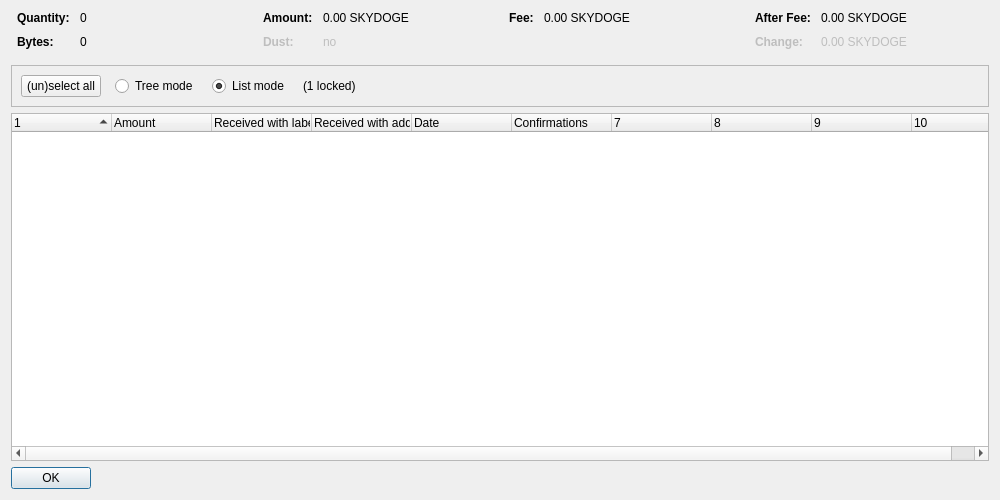
<?xml version="1.0" encoding="UTF-8"?>
<ui version="4.0">
 <class>CoinControlDialog</class>
 <widget class="QDialog" name="CoinControlDialog">
  <property name="geometry">
   <rect>
    <x>0</x>
    <y>0</y>
    <width>1000</width>
    <height>500</height>
   </rect>
  </property>
  <property name="windowTitle">
   <string>Coin Selection</string>
  </property>
  <layout class="QVBoxLayout" name="verticalLayout">
   <item>
    <layout class="QHBoxLayout" name="horizontalLayoutTop" stretch="0,0,0,0">
     <property name="topMargin">
      <number>0</number>
     </property>
     <property name="bottomMargin">
      <number>10</number>
     </property>
     <item>
      <layout class="QFormLayout" name="formLayoutCoinControl1">
       <property name="horizontalSpacing">
        <number>10</number>
       </property>
       <property name="verticalSpacing">
        <number>10</number>
       </property>
       <property name="leftMargin">
        <number>6</number>
       </property>
       <property name="rightMargin">
        <number>6</number>
       </property>
       <item row="0" column="0">
        <widget class="QLabel" name="labelCoinControlQuantityText">
         <property name="font">
          <font>
           <weight>75</weight>
           <bold>true</bold>
          </font>
         </property>
         <property name="text">
          <string>Quantity:</string>
         </property>
        </widget>
       </item>
       <item row="0" column="1">
        <widget class="QLabel" name="labelCoinControlQuantity">
         <property name="cursor">
          <cursorShape>IBeamCursor</cursorShape>
         </property>
         <property name="contextMenuPolicy">
          <enum>Qt::ActionsContextMenu</enum>
         </property>
         <property name="text">
          <string notr="true">0</string>
         </property>
         <property name="textInteractionFlags">
          <set>Qt::LinksAccessibleByMouse|Qt::TextSelectableByKeyboard|Qt::TextSelectableByMouse</set>
         </property>
        </widget>
       </item>
       <item row="1" column="0">
        <widget class="QLabel" name="labelCoinControlBytesText">
         <property name="font">
          <font>
           <weight>75</weight>
           <bold>true</bold>
          </font>
         </property>
         <property name="text">
          <string>Bytes:</string>
         </property>
        </widget>
       </item>
       <item row="1" column="1">
        <widget class="QLabel" name="labelCoinControlBytes">
         <property name="cursor">
          <cursorShape>IBeamCursor</cursorShape>
         </property>
         <property name="contextMenuPolicy">
          <enum>Qt::ActionsContextMenu</enum>
         </property>
         <property name="text">
          <string notr="true">0</string>
         </property>
         <property name="textInteractionFlags">
          <set>Qt::LinksAccessibleByMouse|Qt::TextSelectableByKeyboard|Qt::TextSelectableByMouse</set>
         </property>
        </widget>
       </item>
      </layout>
     </item>
     <item>
      <layout class="QFormLayout" name="formLayoutCoinControl2">
       <property name="horizontalSpacing">
        <number>10</number>
       </property>
       <property name="verticalSpacing">
        <number>10</number>
       </property>
       <property name="leftMargin">
        <number>6</number>
       </property>
       <property name="rightMargin">
        <number>6</number>
       </property>
       <item row="0" column="0">
        <widget class="QLabel" name="labelCoinControlAmountText">
         <property name="font">
          <font>
           <weight>75</weight>
           <bold>true</bold>
          </font>
         </property>
         <property name="text">
          <string>Amount:</string>
         </property>
        </widget>
       </item>
       <item row="0" column="1">
        <widget class="QLabel" name="labelCoinControlAmount">
         <property name="cursor">
          <cursorShape>IBeamCursor</cursorShape>
         </property>
         <property name="contextMenuPolicy">
          <enum>Qt::ActionsContextMenu</enum>
         </property>
         <property name="text">
          <string notr="true">0.00 SKYDOGE</string>
         </property>
         <property name="textInteractionFlags">
          <set>Qt::LinksAccessibleByMouse|Qt::TextSelectableByKeyboard|Qt::TextSelectableByMouse</set>
         </property>
        </widget>
       </item>
       <item row="1" column="0">
        <widget class="QLabel" name="labelCoinControlLowOutputText">
         <property name="enabled">
          <bool>false</bool>
         </property>
         <property name="font">
          <font>
           <weight>75</weight>
           <bold>true</bold>
          </font>
         </property>
         <property name="text">
          <string>Dust:</string>
         </property>
        </widget>
       </item>
       <item row="1" column="1">
        <widget class="QLabel" name="labelCoinControlLowOutput">
         <property name="enabled">
          <bool>false</bool>
         </property>
         <property name="cursor">
          <cursorShape>IBeamCursor</cursorShape>
         </property>
         <property name="contextMenuPolicy">
          <enum>Qt::ActionsContextMenu</enum>
         </property>
         <property name="text">
          <string notr="true">no</string>
         </property>
         <property name="textInteractionFlags">
          <set>Qt::LinksAccessibleByMouse|Qt::TextSelectableByKeyboard|Qt::TextSelectableByMouse</set>
         </property>
        </widget>
       </item>
      </layout>
     </item>
     <item>
      <layout class="QFormLayout" name="formLayoutCoinControl3">
       <property name="horizontalSpacing">
        <number>10</number>
       </property>
       <property name="verticalSpacing">
        <number>10</number>
       </property>
       <property name="leftMargin">
        <number>6</number>
       </property>
       <property name="rightMargin">
        <number>6</number>
       </property>
       <item row="0" column="0">
        <widget class="QLabel" name="labelCoinControlFeeText">
         <property name="font">
          <font>
           <weight>75</weight>
           <bold>true</bold>
          </font>
         </property>
         <property name="text">
          <string>Fee:</string>
         </property>
        </widget>
       </item>
       <item row="0" column="1">
        <widget class="QLabel" name="labelCoinControlFee">
         <property name="cursor">
          <cursorShape>IBeamCursor</cursorShape>
         </property>
         <property name="contextMenuPolicy">
          <enum>Qt::ActionsContextMenu</enum>
         </property>
         <property name="text">
          <string notr="true">0.00 SKYDOGE</string>
         </property>
         <property name="textInteractionFlags">
          <set>Qt::LinksAccessibleByMouse|Qt::TextSelectableByKeyboard|Qt::TextSelectableByMouse</set>
         </property>
        </widget>
       </item>
      </layout>
     </item>
     <item>
      <layout class="QFormLayout" name="formLayoutCoinControl4">
       <property name="horizontalSpacing">
        <number>10</number>
       </property>
       <property name="verticalSpacing">
        <number>10</number>
       </property>
       <property name="leftMargin">
        <number>6</number>
       </property>
       <property name="rightMargin">
        <number>6</number>
       </property>
       <item row="0" column="0">
        <widget class="QLabel" name="labelCoinControlAfterFeeText">
         <property name="font">
          <font>
           <weight>75</weight>
           <bold>true</bold>
          </font>
         </property>
         <property name="text">
          <string>After Fee:</string>
         </property>
        </widget>
       </item>
       <item row="0" column="1">
        <widget class="QLabel" name="labelCoinControlAfterFee">
         <property name="cursor">
          <cursorShape>IBeamCursor</cursorShape>
         </property>
         <property name="contextMenuPolicy">
          <enum>Qt::ActionsContextMenu</enum>
         </property>
         <property name="text">
          <string notr="true">0.00 SKYDOGE</string>
         </property>
         <property name="textInteractionFlags">
          <set>Qt::LinksAccessibleByMouse|Qt::TextSelectableByKeyboard|Qt::TextSelectableByMouse</set>
         </property>
        </widget>
       </item>
       <item row="1" column="0">
        <widget class="QLabel" name="labelCoinControlChangeText">
         <property name="enabled">
          <bool>false</bool>
         </property>
         <property name="font">
          <font>
           <weight>75</weight>
           <bold>true</bold>
          </font>
         </property>
         <property name="text">
          <string>Change:</string>
         </property>
        </widget>
       </item>
       <item row="1" column="1">
        <widget class="QLabel" name="labelCoinControlChange">
         <property name="enabled">
          <bool>false</bool>
         </property>
         <property name="cursor">
          <cursorShape>IBeamCursor</cursorShape>
         </property>
         <property name="contextMenuPolicy">
          <enum>Qt::ActionsContextMenu</enum>
         </property>
         <property name="text">
          <string notr="true">0.00 SKYDOGE</string>
         </property>
         <property name="textInteractionFlags">
          <set>Qt::LinksAccessibleByMouse|Qt::TextSelectableByKeyboard|Qt::TextSelectableByMouse</set>
         </property>
        </widget>
       </item>
      </layout>
     </item>
    </layout>
   </item>
   <item>
    <widget class="QFrame" name="frame">
     <property name="minimumSize">
      <size>
       <width>0</width>
       <height>40</height>
      </size>
     </property>
     <property name="frameShape">
      <enum>QFrame::StyledPanel</enum>
     </property>
     <property name="frameShadow">
      <enum>QFrame::Sunken</enum>
     </property>
     <layout class="QHBoxLayout" name="horizontalLayout">
      <item>
       <layout class="QHBoxLayout" name="horizontalLayoutPanel" stretch="0,0,0,0,0">
        <property name="spacing">
         <number>14</number>
        </property>
        <item>
         <widget class="QPushButton" name="pushButtonSelectAll">
          <property name="sizePolicy">
           <sizepolicy hsizetype="Maximum" vsizetype="Fixed">
            <horstretch>0</horstretch>
            <verstretch>0</verstretch>
           </sizepolicy>
          </property>
          <property name="text">
           <string>(un)select all</string>
          </property>
          <property name="autoDefault">
           <bool>false</bool>
          </property>
         </widget>
        </item>
        <item>
         <widget class="QRadioButton" name="radioTreeMode">
          <property name="sizePolicy">
           <sizepolicy hsizetype="Maximum" vsizetype="Fixed">
            <horstretch>0</horstretch>
            <verstretch>0</verstretch>
           </sizepolicy>
          </property>
          <property name="text">
           <string>Tree mode</string>
          </property>
         </widget>
        </item>
        <item>
         <widget class="QRadioButton" name="radioListMode">
          <property name="sizePolicy">
           <sizepolicy hsizetype="Maximum" vsizetype="Fixed">
            <horstretch>0</horstretch>
            <verstretch>0</verstretch>
           </sizepolicy>
          </property>
          <property name="text">
           <string>List mode</string>
          </property>
          <property name="checked">
           <bool>true</bool>
          </property>
         </widget>
        </item>
        <item>
         <widget class="QLabel" name="labelLocked">
          <property name="text">
           <string notr="true">(1 locked)</string>
          </property>
         </widget>
        </item>
        <item>
         <spacer name="horizontalSpacer">
          <property name="orientation">
           <enum>Qt::Horizontal</enum>
          </property>
          <property name="sizeHint" stdset="0">
           <size>
            <width>40</width>
            <height>20</height>
           </size>
          </property>
         </spacer>
        </item>
       </layout>
      </item>
     </layout>
    </widget>
   </item>
   <item>
    <widget class="CoinControlTreeWidget" name="treeWidget">
     <property name="contextMenuPolicy">
      <enum>Qt::CustomContextMenu</enum>
     </property>
     <property name="sortingEnabled">
      <bool>false</bool>
     </property>
     <property name="columnCount">
      <number>10</number>
     </property>
     <attribute name="headerShowSortIndicator" stdset="0">
      <bool>true</bool>
     </attribute>
     <attribute name="headerStretchLastSection">
      <bool>false</bool>
     </attribute>
     <column>
      <property name="text">
       <string/>
      </property>
     </column>
     <column>
      <property name="text">
       <string>Amount</string>
      </property>
     </column>
     <column>
      <property name="text">
       <string>Received with label</string>
      </property>
     </column>
     <column>
      <property name="text">
       <string>Received with address</string>
      </property>
     </column>
     <column>
      <property name="text">
       <string>Date</string>
      </property>
     </column>
     <column>
      <property name="text">
       <string>Confirmations</string>
      </property>
      <property name="toolTip">
       <string>Confirmed</string>
      </property>
     </column>
     <column>
      <property name="text">
       <string/>
      </property>
     </column>
     <column>
      <property name="text">
       <string/>
      </property>
     </column>
     <column>
      <property name="text">
       <string/>
      </property>
     </column>
     <column>
      <property name="text">
       <string/>
      </property>
     </column>
    </widget>
   </item>
   <item>
    <widget class="QDialogButtonBox" name="buttonBox">
     <property name="sizePolicy">
      <sizepolicy hsizetype="Maximum" vsizetype="Fixed">
       <horstretch>0</horstretch>
       <verstretch>0</verstretch>
      </sizepolicy>
     </property>
     <property name="orientation">
      <enum>Qt::Horizontal</enum>
     </property>
     <property name="standardButtons">
      <set>QDialogButtonBox::Ok</set>
     </property>
    </widget>
   </item>
  </layout>
 </widget>
 <customwidgets>
  <customwidget>
   <class>CoinControlTreeWidget</class>
   <extends>QTreeWidget</extends>
   <header>qt/coincontroltreewidget.h</header>
  </customwidget>
 </customwidgets>
 <resources/>
 <connections/>
</ui>
